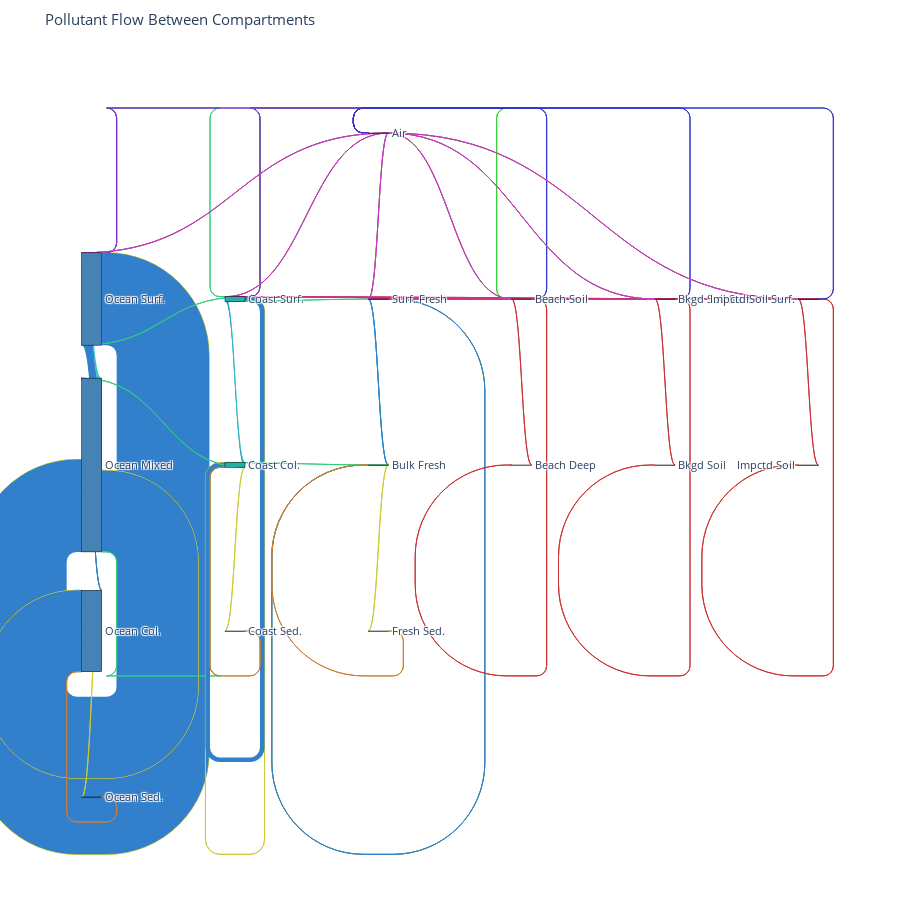

Source (notebook cell):
### Markdown cell above
Mass Flow diagram

### Code cell
processor.plot_flows_diagram()

### Figure 1 — Plotly figure (JSON) as saved in the notebook; plotly's stock layout.template omitted (floating-point values rounded to 4 significant figures)
{"data": [{"arrangement": "fixed", "link": {"color": ["rgb(203,204,50)", "rgb(50,127,204)", "rgb(50,204,127)", "rgb(127,50,204)", "rgb(50,203,204)", "rgb(50,127,204)", "rgb(203,204,50)", "rgb(50,127,204)", "rgb(50,204,127)", "rgb(50,203,204)", "rgb(50,127,204)", "rgb(203,204,50)", "rgb(50,204,127)", "rgb(203,204,50)", "rgb(50,127,204)", "rgb(50,204,50)", "rgb(127,50,204)", "rgb(50,204,127)", "rgb(50,203,204)", "rgb(50,127,204)", "rgb(203,204,50)", "rgb(50,204,127)", "rgb(203,204,50)", "rgb(50,127,204)", "rgb(50,204,127)", "rgb(50,203,204)", "rgb(50,127,204)", "rgb(203,204,50)", "rgb(204,127,50)", "rgb(204,127,50)", "rgb(204,127,50)", "rgb(204,50,127)", "rgb(204,50,50)", "rgb(50,50,204)", "rgb(204,50,50)", "rgb(204,50,127)", "rgb(204,50,127)", "rgb(204,50,50)", "rgb(50,50,204)", "rgb(204,50,50)", "rgb(204,50,127)", "rgb(204,50,127)", "rgb(204,50,50)", "rgb(50,50,204)", "rgb(204,50,50)", "rgb(127,204,50)", "rgb(204,50,203)", "rgb(127,204,50)", "rgb(204,50,203)", "rgb(127,204,50)", "rgb(204,50,203)", "rgb(127,204,50)", "rgb(204,50,203)", "rgb(127,204,50)", "rgb(204,50,203)", "rgb(127,204,50)", "rgb(204,50,203)"], "hovertemplate": "Process: %{label}<br>Flow: %{value:.2f} g/s", "label": ["settling", "mixing", "advective_transport", "sea_spray_aerosol", "rising", "mixing", "settling", "mixing", "advective_transport", "rising", "mixing", "settling", "advective_transport", "settling", "mixing", "beaching", "sea_spray_aerosol", "advective_transport", "rising", "mixing", "settling", "advective_transport", "settling", "mixing", "advective_transport", "rising", "mixing", "settling", "sediment_resuspension", "sediment_resuspension", "sediment_resuspension", "runoff_transport", "soil_convection", "soil_air_resuspension", "soil_convection", "runoff_transport", "runoff_transport", "soil_convection", "soil_air_resuspension", "soil_convection", "runoff_transport", "runoff_transport", "soil_convection", "soil_air_resuspension", "soil_convection", "dry_deposition", "wet_deposition", "dry_deposition", "wet_deposition", "dry_deposition", "wet_deposition", "dry_deposition", "wet_deposition", "dry_deposition", "wet_deposition", "dry_deposition", "wet_deposition"], "source": [12, 12, 12, 12, 11, 11, 11, 11, 11, 10, 10, 10, 7, 7, 7, 7, 7, 6, 6, 6, 6, 16, 16, 16, 5, 5, 5, 5, 14, 15, 13, 4, 4, 4, 3, 2, 2, 2, 2, 1, 9, 9, 9, 9, 8, 0, 0, 0, 0, 0, 0, 0, 0, 0, 0, 0, 0], "target": [11, 11, 7, 0, 12, 12, 10, 10, 6, 11, 11, 15, 12, 6, 6, 4, 0, 11, 7, 7, 13, 7, 5, 5, 6, 16, 16, 14, 5, 10, 6, 7, 3, 0, 4, 7, 16, 1, 0, 2, 7, 16, 8, 0, 9, 12, 12, 7, 7, 16, 16, 4, 4, 2, 2, 9, 9], "value": [0.08149, 52730.0, 0.7865, 8.491e-06, 6150.0, 46520.0, 0.0815, 46520.0, 4.622, 0.05516, 0.02858, 0.07732, 0.4704, 0.006665, 2593.0, 0.01568, 4.182e-07, 2.85, 235.7, 2358.0, 0.006656, 2.589e-06, 1.724e-05, 1.33, 2.589e-05, 2.577e-05, 1.33, 1.724e-05, 4.658e-06, 0.001514, 0.0006047, 0.003198, 0.06313, 0.0002526, 0.0597, 2.155e-05, 2.155e-05, 0.0004255, 1.698e-06, 0.000405, 1.499e-05, 1.499e-05, 0.0002958, 1.181e-06, 0.0002816, 0.0001673, 9.711e-05, 0.0001673, 9.711e-05, 0.0001673, 9.711e-05, 0.0001673, 9.711e-05, 0.0001673, 9.711e-05, 0.0001673, 9.711e-05]}, "node": {"color": ["gray", "peru", "peru", "sandybrown", "sandybrown", "mediumseagreen", "lightseagreen", "lightseagreen", "firebrick", "firebrick", "steelblue", "steelblue", "steelblue", "lightseagreen", "mediumseagreen", "steelblue", "mediumseagreen"], "label": ["Air", "Bkgd Soil", "Bkgd Soil Surf.", "Beach Deep", "Beach Soil", "Bulk Fresh", "Coast Col.", "Coast Surf.", "Impctd Soil", "Impctd Soil Surf.", "Ocean Col.", "Ocean Mixed", "Ocean Surf.", "Coast Sed.", "Fresh Sed.", "Ocean Sed.", "Surf. Fresh"], "line": {"color": "black", "width": 0.5}, "pad": 15, "thickness": 20, "x": [0.4167, 0.75, 0.75, 0.5833, 0.5833, 0.4167, 0.25, 0.25, 0.9167, 0.9167, 0.08333, 0.08333, 0.08333, 0.25, 0.4167, 0.08333, 0.4167], "y": [0.1, 0.5, 0.3, 0.5, 0.3, 0.5, 0.5, 0.3, 0.5, 0.3, 0.7, 0.5, 0.3, 0.7, 0.7, 0.9, 0.3]}, "type": "sankey"}], "layout": {"font": {"size": 11}, "height": 900, "margin": {"b": 20, "l": 20, "r": 20, "t": 50}, "title": {"text": "Pollutant Flow Between Compartments"}}}
